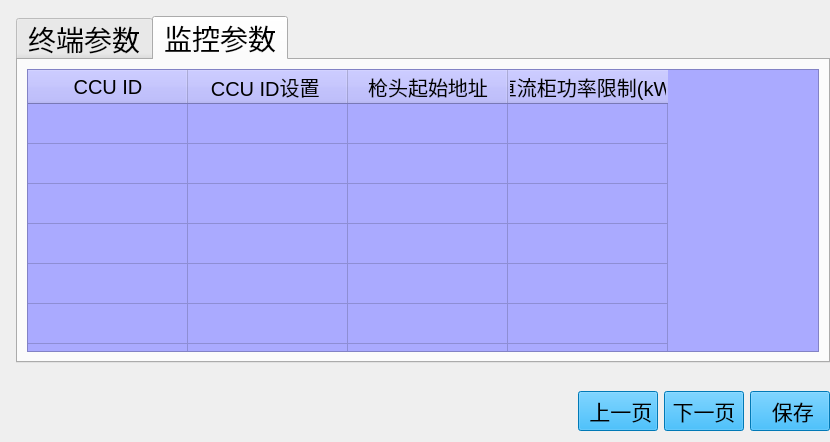
<?xml version="1.0" encoding="UTF-8"?>
<ui version="4.0">
 <class>DCChargerSet</class>
 <widget class="QWidget" name="DCChargerSet">
  <property name="geometry">
   <rect>
    <x>0</x>
    <y>0</y>
    <width>830</width>
    <height>442</height>
   </rect>
  </property>
  <property name="windowTitle">
   <string>Form</string>
  </property>
  <layout class="QHBoxLayout" name="horizontalLayout_4">
   <property name="spacing">
    <number>6</number>
   </property>
   <property name="sizeConstraint">
    <enum>QLayout::SetMinAndMaxSize</enum>
   </property>
   <property name="leftMargin">
    <number>16</number>
   </property>
   <property name="topMargin">
    <number>16</number>
   </property>
   <property name="rightMargin">
    <number>0</number>
   </property>
   <item>
    <layout class="QVBoxLayout" name="verticalLayout" stretch="16,1,1">
     <property name="sizeConstraint">
      <enum>QLayout::SetMinAndMaxSize</enum>
     </property>
     <item>
      <widget class="QTabWidget" name="tabWidgetChargerSet">
       <property name="sizePolicy">
        <sizepolicy hsizetype="Preferred" vsizetype="Preferred">
         <horstretch>0</horstretch>
         <verstretch>0</verstretch>
        </sizepolicy>
       </property>
       <property name="font">
        <font>
         <pointsize>21</pointsize>
        </font>
       </property>
       <property name="currentIndex">
        <number>1</number>
       </property>
       <widget class="QWidget" name="widgetTermParam">
        <attribute name="title">
         <string>终端参数</string>
        </attribute>
        <layout class="QVBoxLayout" name="verticalLayout_3">
         <property name="sizeConstraint">
          <enum>QLayout::SetMinAndMaxSize</enum>
         </property>
         <item>
          <widget class="TableWidgetKeyboard" name="tableWidgetTermParam">
           <property name="font">
            <font>
             <pointsize>17</pointsize>
            </font>
           </property>
           <property name="layoutDirection">
            <enum>Qt::LeftToRight</enum>
           </property>
           <property name="styleSheet">
            <string notr="true">background-color: rgb(170, 170, 255);
color: rgb(0, 0, 0);</string>
           </property>
           <property name="verticalScrollBarPolicy">
            <enum>Qt::ScrollBarAlwaysOff</enum>
           </property>
           <property name="editTriggers">
            <set>QAbstractItemView::NoEditTriggers</set>
           </property>
           <attribute name="horizontalHeaderDefaultSectionSize">
            <number>150</number>
           </attribute>
           <attribute name="verticalHeaderVisible">
            <bool>false</bool>
           </attribute>
           <attribute name="verticalHeaderDefaultSectionSize">
            <number>36</number>
           </attribute>
           <row>
            <property name="text">
             <string/>
            </property>
           </row>
           <row>
            <property name="text">
             <string/>
            </property>
           </row>
           <row>
            <property name="text">
             <string/>
            </property>
           </row>
           <row>
            <property name="text">
             <string/>
            </property>
           </row>
           <row>
            <property name="text">
             <string/>
            </property>
           </row>
           <row>
            <property name="text">
             <string/>
            </property>
           </row>
           <row>
            <property name="text">
             <string/>
            </property>
           </row>
           <row>
            <property name="text">
             <string/>
            </property>
           </row>
           <column>
            <property name="text">
             <string>终端ID</string>
            </property>
            <property name="font">
             <font>
              <pointsize>15</pointsize>
             </font>
            </property>
            <property name="background">
             <color>
              <red>0</red>
              <green>170</green>
              <blue>255</blue>
             </color>
            </property>
           </column>
           <column>
            <property name="text">
             <string>PDU ID</string>
            </property>
            <property name="font">
             <font>
              <pointsize>15</pointsize>
             </font>
            </property>
            <property name="background">
             <color>
              <red>0</red>
              <green>170</green>
              <blue>255</blue>
             </color>
            </property>
           </column>
           <column>
            <property name="text">
             <string>充电最大电流(A)</string>
            </property>
            <property name="font">
             <font>
              <pointsize>15</pointsize>
             </font>
            </property>
            <property name="background">
             <color>
              <red>0</red>
              <green>170</green>
              <blue>255</blue>
             </color>
            </property>
           </column>
           <column>
            <property name="text">
             <string>充电优先等级</string>
            </property>
            <property name="font">
             <font>
              <pointsize>15</pointsize>
             </font>
            </property>
            <property name="background">
             <color>
              <red>0</red>
              <green>170</green>
              <blue>255</blue>
             </color>
            </property>
           </column>
           <column>
            <property name="text">
             <string>充电方式</string>
            </property>
            <property name="font">
             <font>
              <pointsize>15</pointsize>
             </font>
            </property>
            <property name="background">
             <color>
              <red>0</red>
              <green>170</green>
              <blue>255</blue>
             </color>
            </property>
           </column>
           <column>
            <property name="text">
             <string>充电策略</string>
            </property>
            <property name="font">
             <font>
              <pointsize>15</pointsize>
             </font>
            </property>
            <property name="background">
             <color>
              <red>0</red>
              <green>170</green>
              <blue>255</blue>
             </color>
            </property>
           </column>
           <column>
            <property name="text">
             <string>12/24V</string>
            </property>
            <property name="font">
             <font>
              <pointsize>15</pointsize>
             </font>
            </property>
            <property name="background">
             <color>
              <red>0</red>
              <green>170</green>
              <blue>255</blue>
             </color>
            </property>
           </column>
           <column>
            <property name="text">
             <string>低温使能</string>
            </property>
            <property name="font">
             <font>
              <pointsize>15</pointsize>
             </font>
            </property>
            <property name="background">
             <color>
              <red>0</red>
              <green>170</green>
              <blue>255</blue>
             </color>
            </property>
           </column>
           <column>
            <property name="text">
             <string>电子锁使能</string>
            </property>
            <property name="font">
             <font>
              <pointsize>15</pointsize>
             </font>
            </property>
            <property name="background">
             <color>
              <red>0</red>
              <green>170</green>
              <blue>255</blue>
             </color>
            </property>
           </column>
           <column>
            <property name="text">
             <string>电子锁类型</string>
            </property>
            <property name="font">
             <font>
              <pointsize>15</pointsize>
             </font>
            </property>
            <property name="background">
             <color>
              <red>0</red>
              <green>170</green>
              <blue>255</blue>
             </color>
            </property>
           </column>
           <column>
            <property name="text">
             <string>VIN使能</string>
            </property>
            <property name="font">
             <font>
              <pointsize>15</pointsize>
             </font>
            </property>
            <property name="background">
             <color>
              <red>0</red>
              <green>170</green>
              <blue>255</blue>
             </color>
            </property>
           </column>
           <column>
            <property name="text">
             <string>国标设置</string>
            </property>
            <property name="font">
             <font>
              <pointsize>15</pointsize>
             </font>
            </property>
            <property name="background">
             <color>
              <red>0</red>
              <green>170</green>
              <blue>255</blue>
             </color>
            </property>
           </column>
          </widget>
         </item>
        </layout>
       </widget>
       <widget class="QWidget" name="widgetMonitorParam">
        <attribute name="title">
         <string>监控参数</string>
        </attribute>
        <layout class="QVBoxLayout" name="verticalLayout_2">
         <property name="sizeConstraint">
          <enum>QLayout::SetMinAndMaxSize</enum>
         </property>
         <item>
          <widget class="TableWidgetKeyboard" name="tableWidgetMonitiorParam">
           <property name="font">
            <font>
             <pointsize>17</pointsize>
            </font>
           </property>
           <property name="styleSheet">
            <string notr="true">background-color: rgb(170, 170, 255);
color: rgb(0, 0, 0);</string>
           </property>
           <property name="verticalScrollBarPolicy">
            <enum>Qt::ScrollBarAlwaysOff</enum>
           </property>
           <attribute name="horizontalHeaderDefaultSectionSize">
            <number>160</number>
           </attribute>
           <attribute name="verticalHeaderVisible">
            <bool>false</bool>
           </attribute>
           <attribute name="verticalHeaderDefaultSectionSize">
            <number>40</number>
           </attribute>
           <row>
            <property name="text">
             <string/>
            </property>
           </row>
           <row>
            <property name="text">
             <string/>
            </property>
           </row>
           <row>
            <property name="text">
             <string/>
            </property>
           </row>
           <row>
            <property name="text">
             <string/>
            </property>
           </row>
           <row>
            <property name="text">
             <string/>
            </property>
           </row>
           <row>
            <property name="text">
             <string/>
            </property>
           </row>
           <row>
            <property name="text">
             <string/>
            </property>
           </row>
           <row>
            <property name="text">
             <string/>
            </property>
           </row>
           <column>
            <property name="text">
             <string>CCU ID</string>
            </property>
            <property name="font">
             <font>
              <pointsize>15</pointsize>
             </font>
            </property>
            <property name="background">
             <color>
              <red>0</red>
              <green>170</green>
              <blue>255</blue>
             </color>
            </property>
           </column>
           <column>
            <property name="text">
             <string>CCU ID设置 </string>
            </property>
            <property name="font">
             <font>
              <pointsize>15</pointsize>
             </font>
            </property>
            <property name="background">
             <color>
              <red>0</red>
              <green>170</green>
              <blue>255</blue>
             </color>
            </property>
           </column>
           <column>
            <property name="text">
             <string>枪头起始地址</string>
            </property>
            <property name="font">
             <font>
              <pointsize>15</pointsize>
             </font>
            </property>
            <property name="background">
             <color>
              <red>0</red>
              <green>170</green>
              <blue>255</blue>
             </color>
            </property>
           </column>
           <column>
            <property name="text">
             <string>直流柜功率限制(kW)</string>
            </property>
            <property name="font">
             <font>
              <pointsize>15</pointsize>
             </font>
            </property>
            <property name="background">
             <color>
              <red>0</red>
              <green>170</green>
              <blue>255</blue>
             </color>
            </property>
           </column>
          </widget>
         </item>
        </layout>
       </widget>
      </widget>
     </item>
     <item>
      <spacer name="verticalSpacer">
       <property name="orientation">
        <enum>Qt::Vertical</enum>
       </property>
       <property name="sizeHint" stdset="0">
        <size>
         <width>20</width>
         <height>16</height>
        </size>
       </property>
      </spacer>
     </item>
     <item>
      <layout class="QHBoxLayout" name="horizontalLayout" stretch="6,3,1,1,1">
       <property name="sizeConstraint">
        <enum>QLayout::SetMinAndMaxSize</enum>
       </property>
       <item>
        <widget class="QLabel" name="labelShowTotal">
         <property name="font">
          <font>
           <pointsize>16</pointsize>
          </font>
         </property>
         <property name="styleSheet">
          <string notr="true">color: rgb(255, 255, 255);</string>
         </property>
         <property name="text">
          <string/>
         </property>
        </widget>
       </item>
       <item>
        <spacer name="horizontalSpacer">
         <property name="orientation">
          <enum>Qt::Horizontal</enum>
         </property>
         <property name="sizeHint" stdset="0">
          <size>
           <width>40</width>
           <height>20</height>
          </size>
         </property>
        </spacer>
       </item>
       <item>
        <widget class="QPushButton" name="buttonUp">
         <property name="focusPolicy">
          <enum>Qt::NoFocus</enum>
         </property>
         <property name="styleSheet">
          <string notr="true">QPushButton { background-color: rgb(0, 170, 255); color: rgb(0, 0, 0); } 
QPushButton:hover:pressed{ background-color: rgb(0,0,127); color:rgb(255, 255, 255);} 
QPushButton:hover:!pressed{ background-color: rgb(0, 170, 255); color: rgb(0, 0, 0); }
QPushButton {font: 16pt ; } </string>
         </property>
         <property name="text">
          <string> 上一页</string>
         </property>
        </widget>
       </item>
       <item>
        <widget class="QPushButton" name="buttonDown">
         <property name="focusPolicy">
          <enum>Qt::NoFocus</enum>
         </property>
         <property name="styleSheet">
          <string notr="true">QPushButton { background-color: rgb(0, 170, 255); color: rgb(0, 0, 0); } 
QPushButton:hover:pressed{ background-color: rgb(0,0,127); color:rgb(255, 255, 255);} 
QPushButton:hover:!pressed{ background-color: rgb(0, 170, 255); color: rgb(0, 0, 0); }
QPushButton {font: 16pt ; } </string>
         </property>
         <property name="text">
          <string>下一页</string>
         </property>
        </widget>
       </item>
       <item>
        <widget class="QPushButton" name="buttonSave">
         <property name="focusPolicy">
          <enum>Qt::NoFocus</enum>
         </property>
         <property name="styleSheet">
          <string notr="true">QPushButton { background-color: rgb(0, 170, 255); color: rgb(0, 0, 0); } 
QPushButton:hover:pressed{ background-color: rgb(0,0,127); color:rgb(255, 255, 255);} 
QPushButton:hover:!pressed{ background-color: rgb(0, 170, 255); color: rgb(0, 0, 0); }
QPushButton {font: 16pt ; } </string>
         </property>
         <property name="text">
          <string> 保存</string>
         </property>
        </widget>
       </item>
      </layout>
     </item>
    </layout>
   </item>
  </layout>
 </widget>
 <customwidgets>
  <customwidget>
   <class>TableWidgetKeyboard</class>
   <extends>QTableWidget</extends>
   <header>TableWidgetKeyboard.h</header>
  </customwidget>
 </customwidgets>
 <resources/>
 <connections/>
</ui>
